Frame 1 (no input): blank canvas, image omitted
Frame 60 (the mouse pressed at the canvas centre just before this capture): blank canvas, image omitted
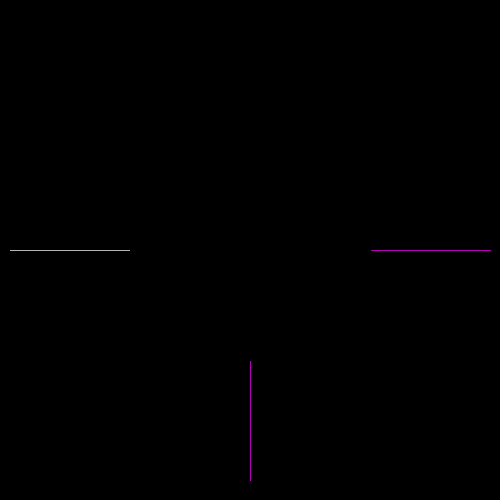
Frame 120 (the mouse held since frame 60 and released just before this capture)

The Processing sketch whose frames 1 and 60 were blank and that drew this single picture after the mouse press (run headless with seeded random() and noise(); from frame 60 on, the mouse is pressed at the canvas centre):

// Processing sketch: processing_78053
// ── processing_78053.pde

// Jordan Leung 4,5 Computer Programming
int x= 10;
int y = 250;
int direction= RIGHT; 
int compx= 490;
int compy = 250;
int compxx= 250;
int compyy= 480;
int compdirection= LEFT;
int compdirection1= UP;
boolean gameOver= false;

void setup()
{
  size (500,500);
  background(0);
   
}

void draw()
{

if(gameOver== true)
{  
gameOver= true; 
}
  
  else
  {
    human();
    if (gameOver== false)
    {
    computer();
    computero();
    }
  
}

}
  void keyPressed()
  {
    if(key=='a' && direction != RIGHT)
    {
      direction=LEFT;
    }
    else if (key=='d' && direction != LEFT)
    {
      direction=RIGHT;
    }
    else if (key=='s' && direction !=UP)
    {
      direction=DOWN;
    }
    else if (key=='w' && direction != DOWN)
    {
      direction=UP;
    }
    else if(key=='m')
    {
      fill(0);
      rect(0,0,500,500);
      x=0;
      y=250;
      compx= 490;
      compy= 250;
      gameOver= false;
    }
  }
  void human()
  {
    if(get(x,y) != color(0,0,0)) //crash
  {
    fill(255);
    text("Game Over!\n You Lose",250,250);
    gameOver= true;
  }
    stroke(255,255,255);
    point(x,y);
    if(direction ==RIGHT)
    {
    x++;
   
    }
    else if (direction ==LEFT)
    {
      x--;
     
    }
    else if( direction== UP)
    {
      y--;
    }
    else if(direction ==DOWN)
    { 
      y++;
    }
    
  }
  void computer()
  {
    if(get(compx,compy) != color(0,0,0)) //crash
  {
    fill(255);
    text("Game Over!\n Computer Loses",250,250);
    gameOver= true;
  }
    stroke(255,0,255);
    point(compx,compy);
    
 //right   
    if( compdirection ==RIGHT)
    {
   compx++;
    if(get(compx+1,compy) != color(0,0,0))
      {
        compdirection= DOWN;
      }
      
      }
   
    
//left way
    else if (compdirection ==LEFT)
    {
      compx--;
       if(get(compx-1,compy) != color(0,0,0))
      {
 compdirection= UP;
  
      }
     
    
    }
    
   //up 
    else if( compdirection== UP)
    {
      compy--;
       if(get(compx,compy-1) != color(0,0,0))
      {
    compdirection= RIGHT;
  
    }
    }
    
   
    else if(compdirection ==DOWN)
    { 
      compy++;
       if(get(compx,compy+1) != color(0,0,0))
      {
     compdirection= RIGHT;
    
  }
}
  }
  
  
   void computero()
  {
    if(get(compxx,compyy) != color(0,0,0)) //crash
  {
    fill(255);
    text("Game Over!\n Computer Loses",250,250);
    gameOver= true;
  }
    stroke(255,0,255);
    point(compxx,compyy);
    
 //right   
    if( compdirection1 ==RIGHT)
    {
   compx++;
    if(get(compxx+1,compyy) != color(0,0,0))
      {
        compdirection1= UP;
      }
      
      }
   
    
//left way
    else if (compdirection1 ==LEFT)
    {
      compxx--;
       if(get(compxx-1,compyy) != color(0,0,0))
      {
 compdirection1= DOWN;
  
      }
     
    
    }
      else if(compdirection1 ==DOWN)
    { 
      compyy++;
       if(get(compxx,compyy+1) != color(0,0,0))
      {
     compdirection1= RIGHT;   
}
    }
   //up 
    else if( compdirection1== UP)
    {
      compyy--;
       if(get(compxx,compyy-1) != color(0,0,0))
      {
    compdirection1= LEFT;
  
    }
    }
    
   
  
  }
